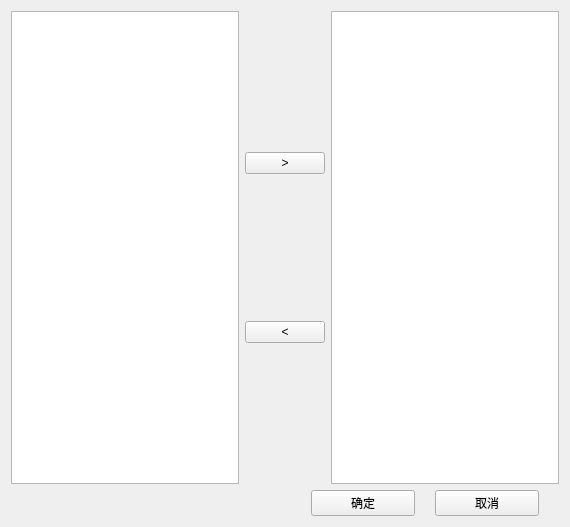
<?xml version="1.0" encoding="UTF-8"?>
<ui version="4.0">
 <class>VEEDSelectvar</class>
 <widget class="QWidget" name="VEEDSelectvar">
  <property name="geometry">
   <rect>
    <x>0</x>
    <y>0</y>
    <width>570</width>
    <height>527</height>
   </rect>
  </property>
  <property name="windowTitle">
   <string>Form</string>
  </property>
  <layout class="QVBoxLayout" name="verticalLayout_2">
   <item>
    <layout class="QHBoxLayout" name="horizontalLayout">
     <item>
      <widget class="QTableView" name="tv_left"/>
     </item>
     <item>
      <layout class="QVBoxLayout" name="verticalLayout">
       <item>
        <widget class="QPushButton" name="btn_toright">
         <property name="text">
          <string>&gt;</string>
         </property>
        </widget>
       </item>
       <item>
        <widget class="QPushButton" name="btn_toleft">
         <property name="text">
          <string>&lt;</string>
         </property>
        </widget>
       </item>
      </layout>
     </item>
     <item>
      <widget class="QTableView" name="tv_right"/>
     </item>
    </layout>
   </item>
   <item>
    <layout class="QHBoxLayout" name="horizontalLayout_2">
     <property name="spacing">
      <number>20</number>
     </property>
     <property name="leftMargin">
      <number>300</number>
     </property>
     <property name="rightMargin">
      <number>20</number>
     </property>
     <item>
      <widget class="QPushButton" name="btn_ok">
       <property name="text">
        <string>确定</string>
       </property>
      </widget>
     </item>
     <item>
      <widget class="QPushButton" name="btn_cancel">
       <property name="text">
        <string>取消</string>
       </property>
      </widget>
     </item>
    </layout>
   </item>
  </layout>
 </widget>
 <resources/>
 <connections/>
</ui>
